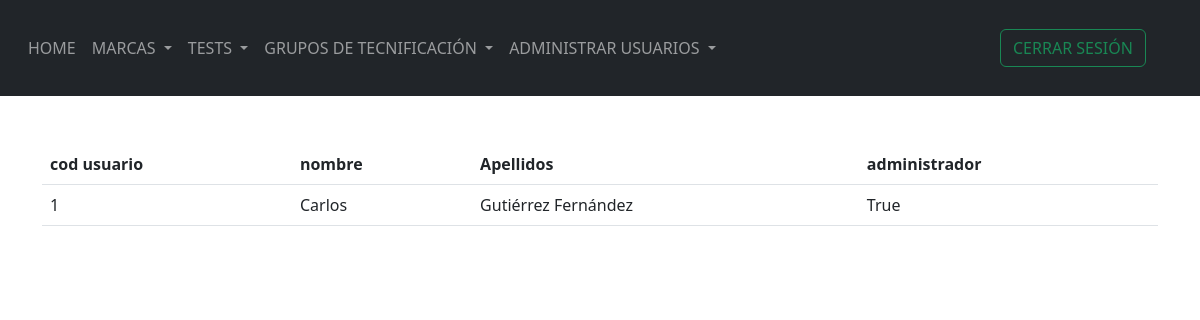
Screenshot of /view_all (signed in) with the database file from the repository.
### webside/models/User.py (models this page shows)
class User_register(db.Model, UserMixin):
    id = db.Column(db.Integer, primary_key=True)
    password = db.Column(db.String(150))
    name = db.Column(db.String(150))
    surname = db.Column(db.String(150))
    admin = db.Column(db.Boolean)
    marcas = db.relationship('Marca')
    test = db.relationship('test')
    group = db.relationship('Technification')

### webside/views.py (the view)
@views.route('/view_all')
@login_required
def view_all():
    all_user = User_register.query.all()
    return render_template("view_all.html",  User_register=current_user , all_user=all_user )

### webside/__init__.py (called while the page is built)
def create_app():
    app = Flask(__name__)
    app.config['SECRET_KEY'] = 'MdLr37P.'
    app.config['SQLALCHEMY_DATABASE_URI'] = f'sqlite:///{DB_NAME}'
    app.config['PERMANENT_SESSION_LIFETIME'] =  timedelta(minutes=5)
    db.init_app(app)
    from .views import  views
    app.register_blueprint(views, url_prefix= '/')
    create_database(app)
    from .models.User import User_register
    login_manager = LoginManager()
    login_manager.login_view = 'views.home'
    login_manager.init_app(app)
    @login_manager.user_loader
    def load_user(id):
        return User_register.query.get(int(id))
    return app

### webside/templates/view_all.html (shortened to what this page needs)
{% extends "base.html" %}{% block title %} VIEW ALL {% endblock %} {% block content%}
<!DOCTYPE html>
<html>
<body>
        <br><br>
        <table class="table " >
          <thead class="thead-light">
            <tr>
              <th>cod usuario</th>
              <th>nombre</th>
              <th>Apellidos</th>
              <th>administrador</th>
            </tr>
          </thead>
          <tbody>
            {% for x in all_user  %}
            <tr>
                <td>{{x.id}} </td>
                <td>{{x.name}}</td>
                <td>{{x.surname}}</td>
                <td>{{x.admin}}</td>
            </tr>
            {% endfor %}
            </tbody>
          </table>
</body>
</html>
{% endblock %}

### rows the page displays
User_register: id "1", name "Carlos", surname "Gutiérrez Fernández", admin "True"
